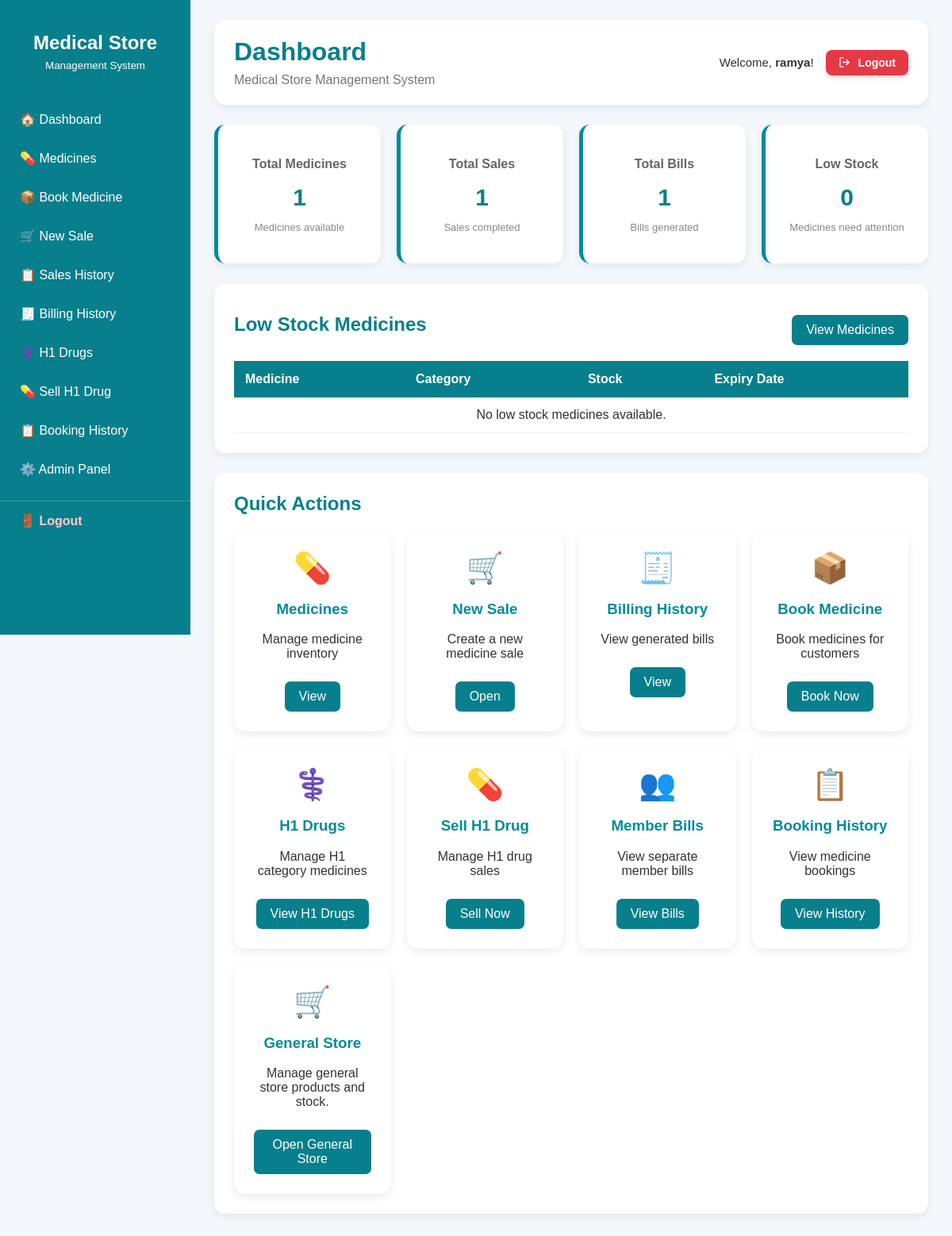
Page / (signed in) on the earlier database version.
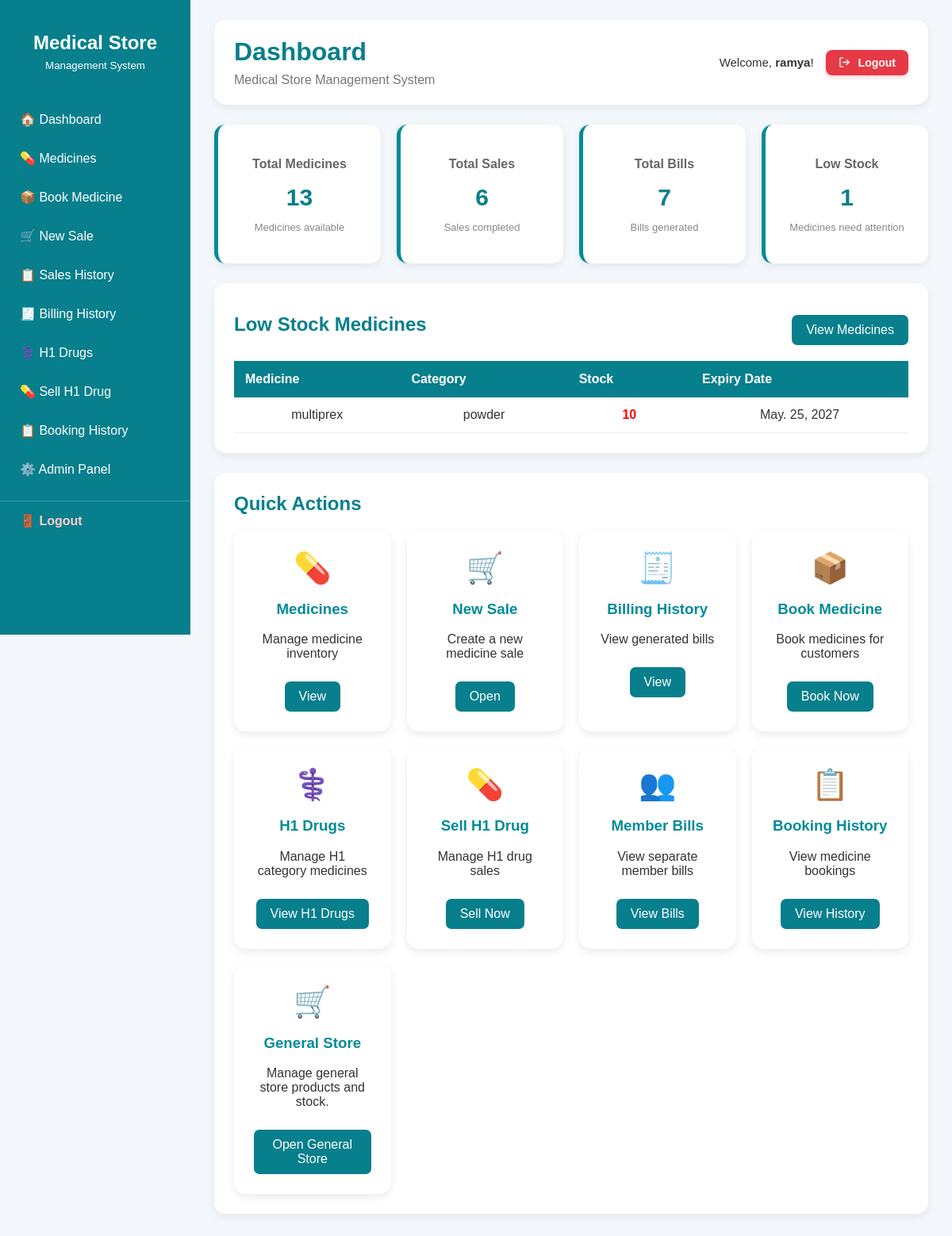
Same page on the later database version.
### store/models.py (models this page shows, shortened)
class Medicine(models.Model):
    name = models.CharField(max_length=100)
    category = models.CharField(max_length=100)
    manufacturer = models.CharField(max_length=100)
    price = models.DecimalField(max_digits=10, decimal_places=2)
    stock = models.IntegerField()
    expiry_date = models.DateField()
    image = models.ImageField(
        upload_to="medicines/",
        blank=True,
        null=True
    )

### store/views.py (the view)
# urls.py: 2. Add a URL to urlpatterns:  path('', views.home, name='home')
@login_required
def home(request):
    total_medicines = Medicine.objects.count()
    total_sales = Sale.objects.count()
    total_bills = Bill.objects.count()
    low_stock = Medicine.objects.filter(stock__lte=10)
    return render(request, "home.html", {
        "total_medicines": total_medicines,
        "total_sales": total_sales,
        "total_bills": total_bills,
        "low_stock": low_stock,
        "low_stock_medicines": low_stock,
    })

### store/templates/home.html (shortened to what the changed rows need)
{% load static %}
<!DOCTYPE html>
<html lang="en">
<head>
    <link rel="stylesheet" href="{% static 'store/style.css' %}">
</head>
<body>
<div class="sidebar">
    <div class="brand">
        <h2>Medical Store</h2>
    </div>
</div>
<div class="main-content">
    <div class="welcome">
        <div>
            <h1>Dashboard</h1>
        </div>
    </div>
    <div class="stats-container">
        <div class="stat-card">
            <h3>Total Medicines</h3>
            <h2>{{ total_medicines }}</h2>
            <p>Medicines available</p>
        </div>
        <div class="stat-card">
            <h3>Total Sales</h3>
            <h2>{{ total_sales }}</h2>
            <p>Sales completed</p>
        </div>
        <div class="stat-card">
            <h3>Total Bills</h3>
            <h2>{{ total_bills }}</h2>
            <p>Bills generated</p>
        </div>
        <div class="stat-card">
            <h3>Low Stock</h3>
            <h2>{{ low_stock.count }}</h2>
            <p>Medicines need attention</p>
        </div>
    </div>
    <div class="section">
        <div class="section-heading">
            <h2>Low Stock Medicines</h2>
        </div>
        <table>
            <thead>
                <tr>
                    <th>Medicine</th>
                    <th>Category</th>
                    <th>Stock</th>
                    <th>Expiry Date</th>
                </tr>
            </thead>
            <tbody>
                {% for medicine in low_stock_medicines %}
                <tr>
                    <td>{{ medicine.name }}</td>
                    <td>{{ medicine.category }}</td>
                    <td class="low">{{ medicine.stock }}</td>
                    <td>{{ medicine.expiry_date|date:"M. d, Y" }}</td>
                </tr>
                {% empty %}
                <tr>
                    <td colspan="4">No low stock medicines available.</td>
                </tr>
                {% endfor %}
            </tbody>
        </table>
    </div>
    <div class="section">
        <div class="section-heading">
            <h2>Quick Actions</h2>
        </div>
    </div>
</div>
</body>
</html>

Differences in the rows shown:
added Medicine: name "multiprex", category "powder", stock "10", expiry_date "May. 25, 2027"
Other differences:
{{ total_medicines }}: "1" → "13"
{{ total_sales }}: "1" → "6"
{{ total_bills }}: "1" → "7"
{{ low_stock.count }}: "0" → "1"
text no longer shown: "No low stock medicines available."
